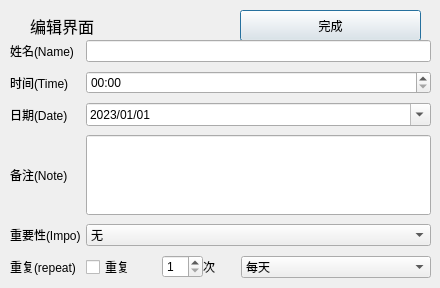
<?xml version="1.0" encoding="UTF-8"?>
<ui version="4.0">
 <class>EditDialog</class>
 <widget class="QDialog" name="EditDialog">
  <property name="geometry">
   <rect>
    <x>0</x>
    <y>0</y>
    <width>440</width>
    <height>288</height>
   </rect>
  </property>
  <property name="windowTitle">
   <string>Dialog</string>
  </property>
  <widget class="QPushButton" name="pushButton">
   <property name="geometry">
    <rect>
     <x>240</x>
     <y>10</y>
     <width>181</width>
     <height>31</height>
    </rect>
   </property>
   <property name="text">
    <string>完成</string>
   </property>
  </widget>
  <widget class="QLabel" name="label">
   <property name="geometry">
    <rect>
     <x>30</x>
     <y>10</y>
     <width>161</width>
     <height>31</height>
    </rect>
   </property>
   <property name="font">
    <font>
     <pointsize>12</pointsize>
    </font>
   </property>
   <property name="text">
    <string>编辑界面</string>
   </property>
  </widget>
  <widget class="QWidget" name="formLayoutWidget">
   <property name="geometry">
    <rect>
     <x>10</x>
     <y>40</y>
     <width>421</width>
     <height>242</height>
    </rect>
   </property>
   <layout class="QFormLayout" name="formLayout">
    <property name="horizontalSpacing">
     <number>5</number>
    </property>
    <property name="verticalSpacing">
     <number>9</number>
    </property>
    <item row="0" column="0">
     <widget class="QLabel" name="nameLabel">
      <property name="text">
       <string>姓名(Name)</string>
      </property>
     </widget>
    </item>
    <item row="0" column="1">
     <widget class="QLineEdit" name="nameLineEdit"/>
    </item>
    <item row="1" column="0">
     <widget class="QLabel" name="timeLabel">
      <property name="text">
       <string>时间(Time)</string>
      </property>
     </widget>
    </item>
    <item row="1" column="1">
     <widget class="QTimeEdit" name="timeTimeEdit">
      <property name="dateTime">
       <datetime>
        <hour>0</hour>
        <minute>0</minute>
        <second>0</second>
        <year>2023</year>
        <month>1</month>
        <day>1</day>
       </datetime>
      </property>
      <property name="currentSection">
       <enum>QDateTimeEdit::HourSection</enum>
      </property>
      <property name="displayFormat">
       <string>HH:mm</string>
      </property>
     </widget>
    </item>
    <item row="2" column="0">
     <widget class="QLabel" name="dateLabel">
      <property name="text">
       <string>日期(Date)</string>
      </property>
     </widget>
    </item>
    <item row="2" column="1">
     <widget class="QDateEdit" name="dateDateEdit">
      <property name="dateTime">
       <datetime>
        <hour>0</hour>
        <minute>0</minute>
        <second>0</second>
        <year>2023</year>
        <month>1</month>
        <day>1</day>
       </datetime>
      </property>
      <property name="minimumDate">
       <date>
        <year>2023</year>
        <month>1</month>
        <day>1</day>
       </date>
      </property>
      <property name="currentSection">
       <enum>QDateTimeEdit::YearSection</enum>
      </property>
      <property name="displayFormat">
       <string>yyyy/MM/dd</string>
      </property>
      <property name="calendarPopup">
       <bool>true</bool>
      </property>
     </widget>
    </item>
    <item row="3" column="0">
     <widget class="QLabel" name="noteLabel">
      <property name="minimumSize">
       <size>
        <width>0</width>
        <height>80</height>
       </size>
      </property>
      <property name="text">
       <string>备注(Note)</string>
      </property>
     </widget>
    </item>
    <item row="3" column="1">
     <widget class="QLineEdit" name="noteLineEdit">
      <property name="minimumSize">
       <size>
        <width>0</width>
        <height>80</height>
       </size>
      </property>
     </widget>
    </item>
    <item row="4" column="0">
     <widget class="QLabel" name="impoLabel">
      <property name="text">
       <string>重要性(Impo)</string>
      </property>
     </widget>
    </item>
    <item row="4" column="1">
     <widget class="QComboBox" name="impoComboBox">
      <item>
       <property name="text">
        <string>无</string>
       </property>
      </item>
      <item>
       <property name="text">
        <string>比较重要</string>
       </property>
      </item>
      <item>
       <property name="text">
        <string>重要</string>
       </property>
      </item>
      <item>
       <property name="text">
        <string>非常重要</string>
       </property>
      </item>
      <item>
       <property name="text">
        <string>紧迫</string>
       </property>
      </item>
     </widget>
    </item>
    <item row="5" column="0">
     <widget class="QLabel" name="repeatLabel">
      <property name="text">
       <string>重复(repeat)</string>
      </property>
     </widget>
    </item>
    <item row="5" column="1">
     <layout class="QHBoxLayout" name="horizontalLayout" stretch="2,1,1,5">
      <item>
       <widget class="QCheckBox" name="checkBox">
        <property name="text">
         <string>重复</string>
        </property>
       </widget>
      </item>
      <item>
       <widget class="QSpinBox" name="spinBox">
        <property name="minimum">
         <number>1</number>
        </property>
       </widget>
      </item>
      <item>
       <widget class="QLabel" name="label_2">
        <property name="text">
         <string>次</string>
        </property>
       </widget>
      </item>
      <item>
       <widget class="QComboBox" name="comboBox">
        <item>
         <property name="text">
          <string>每天</string>
         </property>
        </item>
        <item>
         <property name="text">
          <string>每两天</string>
         </property>
        </item>
        <item>
         <property name="text">
          <string>每周</string>
         </property>
        </item>
        <item>
         <property name="text">
          <string>每两周</string>
         </property>
        </item>
       </widget>
      </item>
     </layout>
    </item>
   </layout>
  </widget>
 </widget>
 <resources/>
 <connections/>
</ui>
